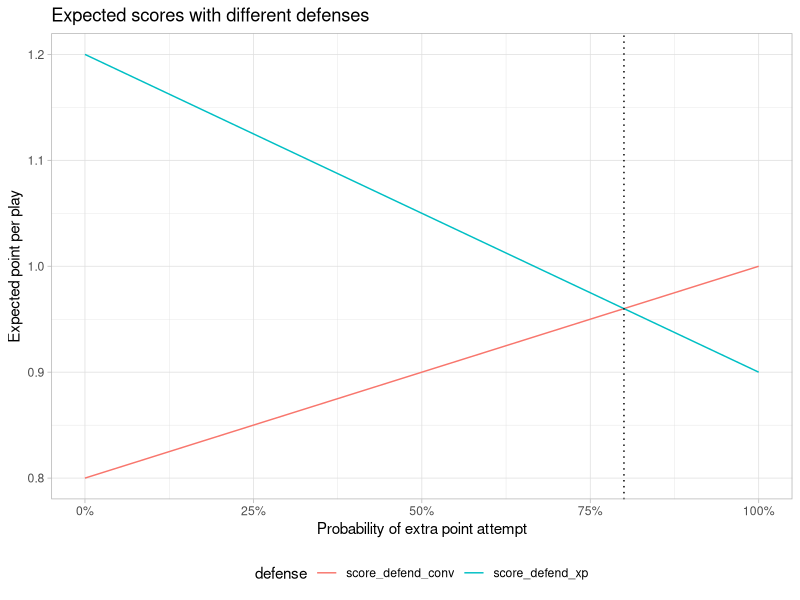

Reproduce this figure in R.
## ---- chunk 1
options(tidyverse.quiet = TRUE)
library("tidyverse")
## ---- chunk 2
# Expected score
exp_score <- function(prob_xp, defend_xp) {
  xp <- prob_xp * 1.0  * ifelse(defend_xp, .9, 1.0) 
  conv <- (1 - prob_xp) * 2.0 * ifelse(defend_xp, .6, .4)
  return(xp + conv)
}

# Simulation
df <- tibble(prob_xp = seq(0, 1, .01)) %>%
  mutate(
    score_defend_xp = exp_score(prob_xp, TRUE),
    score_defend_conv = exp_score(prob_xp, FALSE))
## ---- chunk 3
df %>%
  gather(key = "defense", value = "score", -prob_xp) %>%
  ggplot(aes(prob_xp, score, col=defense)) +
  geom_line() +
  theme_light() +
  theme(legend.position = "bottom") +
  labs(
    title = "Expected scores with different defenses",
    x = "Probability of extra point attempt",
    y = "Expected point per play"
  ) +
  scale_x_continuous(labels = scales::percent_format()) +
  geom_vline(xintercept = .8, lty = 3)

